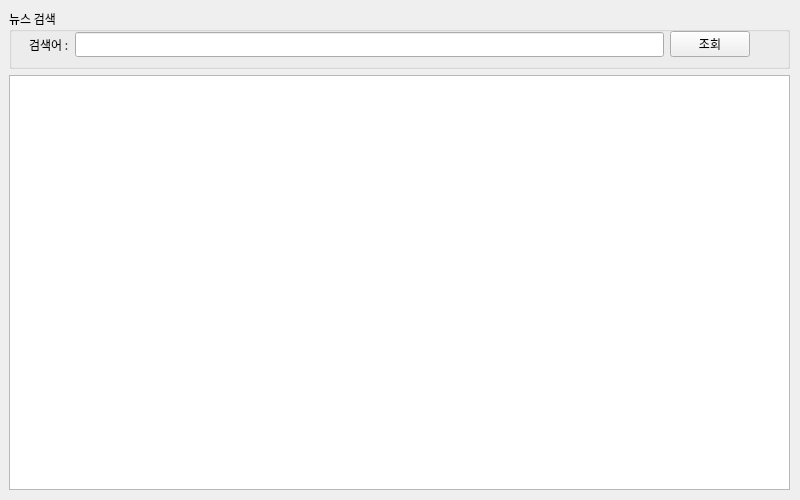
<?xml version="1.0" encoding="UTF-8"?>
<ui version="4.0">
 <class>Form</class>
 <widget class="QWidget" name="Form">
  <property name="geometry">
   <rect>
    <x>0</x>
    <y>0</y>
    <width>800</width>
    <height>500</height>
   </rect>
  </property>
  <property name="maximumSize">
   <size>
    <width>800</width>
    <height>500</height>
   </size>
  </property>
  <property name="font">
   <font>
    <family>맑은 고딕</family>
   </font>
  </property>
  <property name="windowTitle">
   <string>네이버뉴스 검색앱</string>
  </property>
  <widget class="QWidget" name="verticalLayoutWidget">
   <property name="geometry">
    <rect>
     <x>9</x>
     <y>9</y>
     <width>781</width>
     <height>481</height>
    </rect>
   </property>
   <layout class="QVBoxLayout" name="verticalLayout">
    <item>
     <widget class="QGroupBox" name="groupBox">
      <property name="sizePolicy">
       <sizepolicy hsizetype="Preferred" vsizetype="Minimum">
        <horstretch>0</horstretch>
        <verstretch>0</verstretch>
       </sizepolicy>
      </property>
      <property name="minimumSize">
       <size>
        <width>0</width>
        <height>60</height>
       </size>
      </property>
      <property name="title">
       <string>뉴스 검색</string>
      </property>
      <widget class="QWidget" name="horizontalLayoutWidget">
       <property name="geometry">
        <rect>
         <x>20</x>
         <y>20</y>
         <width>721</width>
         <height>31</height>
        </rect>
       </property>
       <layout class="QHBoxLayout" name="horizontalLayout">
        <item>
         <widget class="QLabel" name="label">
          <property name="text">
           <string>검색어 :</string>
          </property>
         </widget>
        </item>
        <item>
         <widget class="QLineEdit" name="txtSearchWord">
          <property name="layoutDirection">
           <enum>Qt::LeftToRight</enum>
          </property>
         </widget>
        </item>
        <item>
         <widget class="QPushButton" name="btnSearch">
          <property name="text">
           <string>조회</string>
          </property>
         </widget>
        </item>
       </layout>
      </widget>
     </widget>
    </item>
    <item>
     <widget class="QTableWidget" name="tblSearchResult"/>
    </item>
   </layout>
  </widget>
 </widget>
 <resources/>
 <connections/>
</ui>
